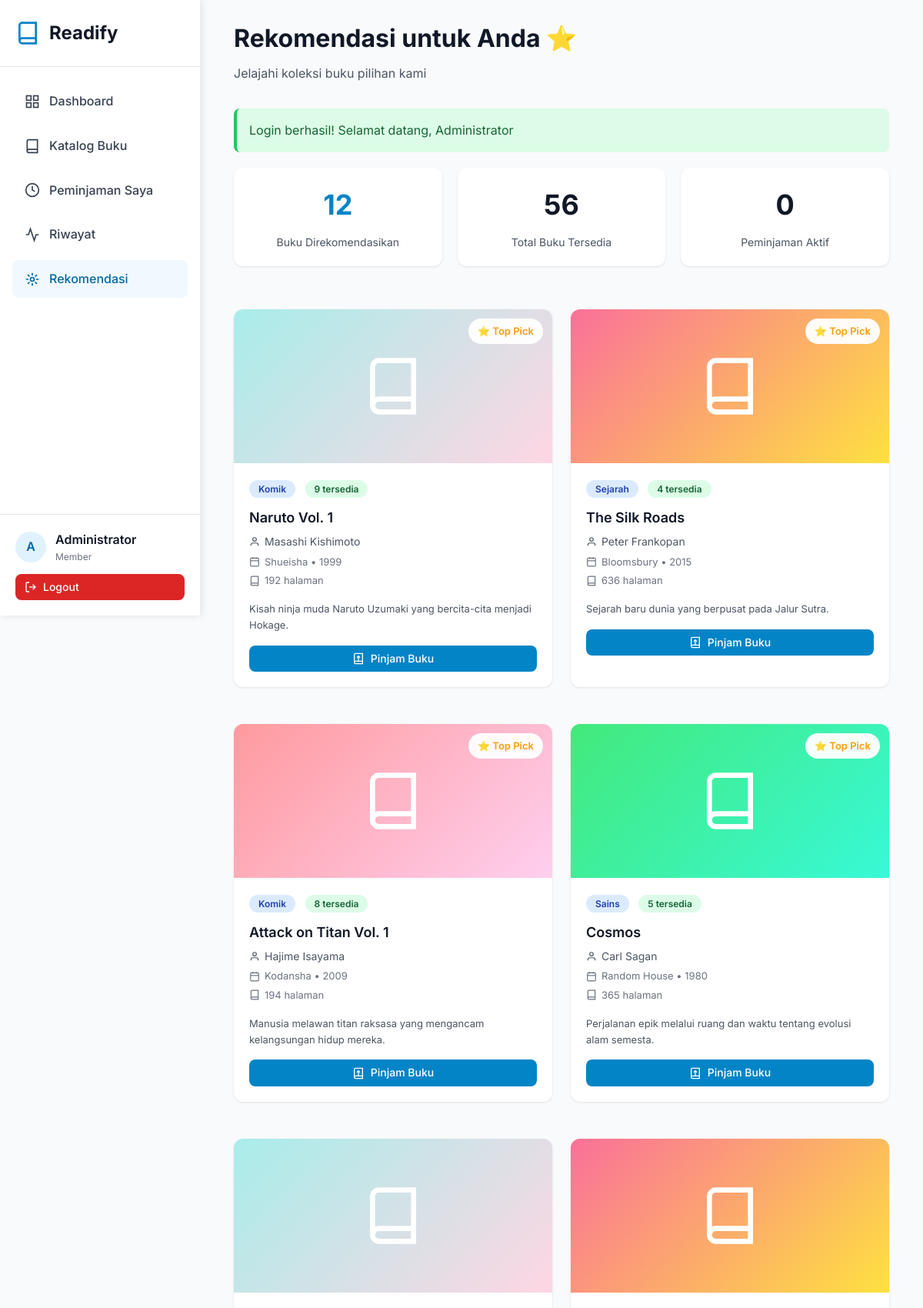
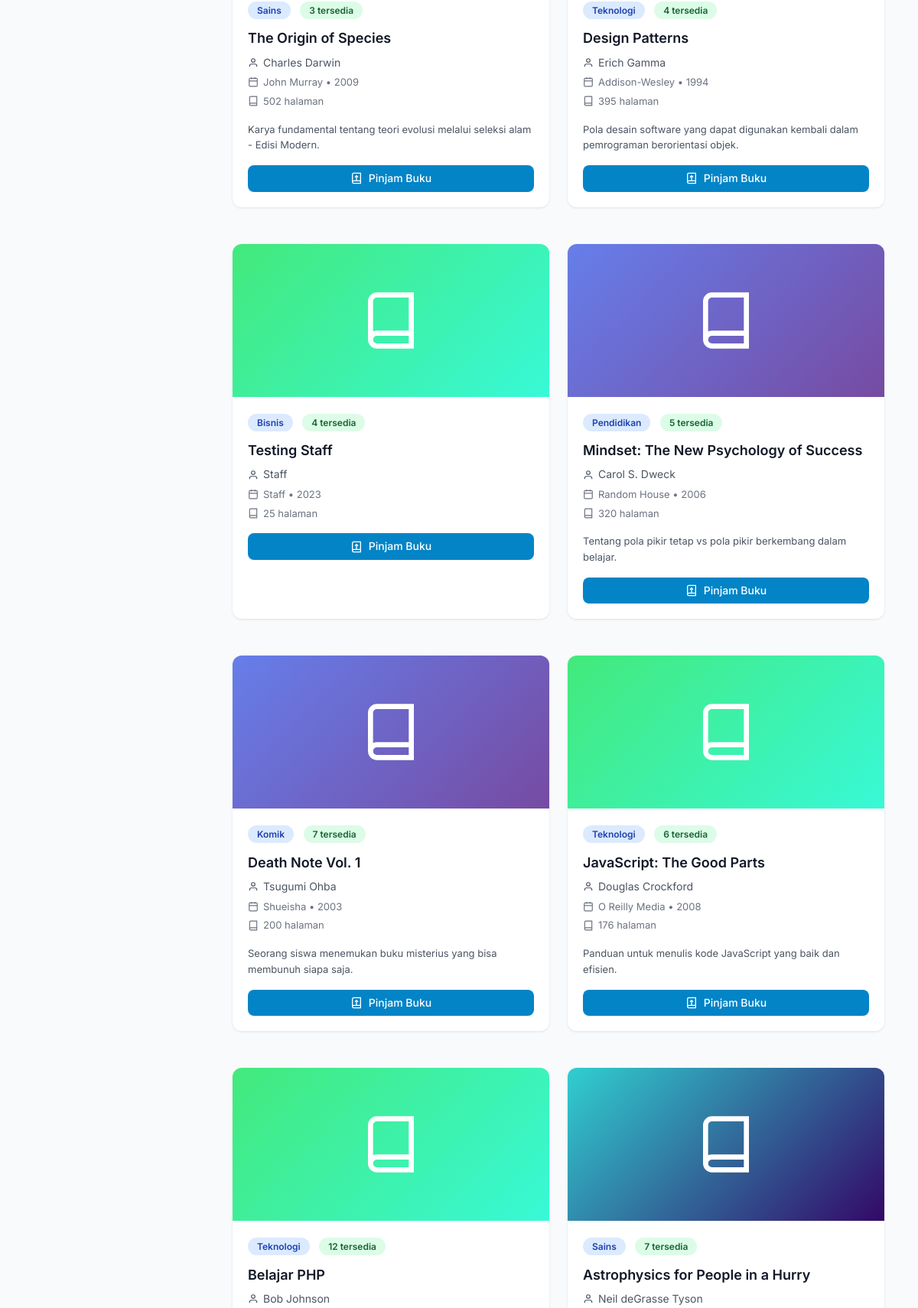
Page /pages/member/recommendations.php (signed in, upper part) on the committed database (2 pictures, top to bottom).
### tables this page shows
CREATE TABLE `users` (
  `id` int NOT NULL AUTO_INCREMENT,
  `name` varchar(100) NOT NULL,
  `email` varchar(100) NOT NULL,
  `phone` varchar(20) DEFAULT NULL,
  `password` varchar(255) NOT NULL,
  `role` enum('admin','staff','member') DEFAULT 'member',
  `created_at` timestamp NULL DEFAULT CURRENT_TIMESTAMP,
  `updated_at` timestamp NULL DEFAULT CURRENT_TIMESTAMP ON UPDATE CURRENT_TIMESTAMP,
  PRIMARY KEY (`id`),
  UNIQUE KEY `email` (`email`)
);

CREATE TABLE `books` (
  `id` int NOT NULL AUTO_INCREMENT,
  `isbn` varchar(20) NOT NULL,
  `title` varchar(255) NOT NULL,
  `author` varchar(100) NOT NULL,
  `publisher` varchar(100) DEFAULT NULL,
  `year` year DEFAULT NULL,
  `category_id` int DEFAULT NULL,
  `stock` int DEFAULT '0',
  `pages` int DEFAULT NULL,
  `description` text,
  `cover_image` varchar(255) DEFAULT NULL,
  `created_at` timestamp NULL DEFAULT CURRENT_TIMESTAMP,
  `updated_at` timestamp NULL DEFAULT CURRENT_TIMESTAMP ON UPDATE CURRENT_TIMESTAMP,
  PRIMARY KEY (`id`),
  UNIQUE KEY `isbn` (`isbn`),
  KEY `category_id` (`category_id`),
  KEY `idx_title` (`title`),
  KEY `idx_author` (`author`),
  KEY `idx_isbn` (`isbn`),
  CONSTRAINT `books_ibfk_1` FOREIGN KEY (`category_id`) REFERENCES `categories` (`id`) ON DELETE SET NULL
);

CREATE TABLE `categories` (
  `id` int NOT NULL AUTO_INCREMENT,
  `name` varchar(50) NOT NULL,
  `description` text,
  `created_at` timestamp NULL DEFAULT CURRENT_TIMESTAMP,
  PRIMARY KEY (`id`),
  UNIQUE KEY `name` (`name`)
);

### pages/member/recommendations.php (the view, shortened to what the rows shown need)
<?php
require_once '../../config/config.php';
$db = new Database();
$user = getCurrentUser();
$member = $db->fetchOne("SELECT * FROM members WHERE user_id = ?", [$user['id']]);
if (!$member) {
    $member = $db->fetchOne("SELECT * FROM members WHERE email = ?", [$user['email']]);
    if ($member) {
        $db->query("UPDATE members SET user_id = ? WHERE id = ?", [$user['id'], $member['id']]);
    } else {
        $lastMember = $db->fetchOne("SELECT member_id FROM members ORDER BY id DESC LIMIT 1");
        $nextNumber = 1;
        if ($lastMember) {
            $nextNumber = intval(substr($lastMember['member_id'], 1)) + 1;
        }
        $newMemberId = 'M' . str_pad($nextNumber, 3, '0', STR_PAD_LEFT);
        $db->query("INSERT INTO members (member_id, user_id, name, email, phone, address, join_date) VALUES (?, ?, ?, ?, ?, ?, CURDATE())",
            [$newMemberId, $user['id'], $user['name'], $user['email'], '-', '-']);
        $member = $db->fetchOne("SELECT * FROM members WHERE user_id = ?", [$user['id']]);
    }
}
$member_id = $member['id'];
$recommendedBooks = [];
if (count($recommendedBooks) < 12) {
    $limit = 12 - count($recommendedBooks);
    $excludePlaceholders = '';
    $params = [$member_id];
    $moreBooks = $db->fetchAll("
        SELECT b.*, c.name as category_name
        FROM books b
        JOIN categories c ON b.category_id = c.id
        WHERE b.id NOT IN (
            SELECT book_id FROM loans
            WHERE member_id = ? AND status IN ('pending', 'approved')
        )
        $excludePlaceholders
        ORDER BY RAND()
        LIMIT $limit
    ", $params);
    $recommendedBooks = array_merge($recommendedBooks, $moreBooks);
}
$colors = [
    ['from' => '#667eea', 'to' => '#764ba2'],
    ['from' => '#f093fb', 'to' => '#f5576c'],
    ['from' => '#4facfe', 'to' => '#00f2fe'],
    ['from' => '#43e97b', 'to' => '#38f9d7'],
    ['from' => '#fa709a', 'to' => '#fee140'],
    ['from' => '#30cfd0', 'to' => '#330867'],
    ['from' => '#a8edea', 'to' => '#fed6e3'],
    ['from' => '#ff9a9e', 'to' => '#fecfef']
];
include_once '../../includes/header.php';
?>
<div class="sidebar">
    <div class="sidebar-logo">
        <h1>Readify</h1>
    </div>
    <div class="sidebar-user">
        <div class="user-info">
            <div class="user-avatar"><?php echo strtoupper(substr($user['name'], 0, 1)); ?></div>
            <div>
                <div class="user-name"><?php echo htmlspecialchars($user['name']); ?></div>
                <div class="user-role">Member</div>
            </div>
        </div>
    </div>
</div>
<div class="main-content">
    <div class="container">
        <h1 class="page-title" style="font-size: 32px; font-weight: 700; margin-bottom: 8px;">Rekomendasi untuk Anda ⭐</h1>
        <?php if (empty($recommendedBooks)): ?>
            <div class="card" style="padding: 60px 20px; text-align: center;">
                <svg width="120" height="120" viewBox="0 0 24 24" fill="none" stroke="currentColor" stroke-width="1.5" style="color: var(--gray-400); margin: 0 auto 24px;">
                    <path d="M4 19.5A2.5 2.5 0 0 1 6.5 17H20"></path>
                    <path d="M6.5 2H20v20H6.5A2.5 2.5 0 0 1 4 19.5v-15A2.5 2.5 0 0 1 6.5 2z"></path>
                </svg>
                <h3 style="color: var(--gray-700); margin-bottom: 12px;">Tidak Ada Rekomendasi</h3>
                <p style="color: var(--gray-500); margin-bottom: 24px;">
                    Mulai pinjam buku untuk mendapatkan rekomendasi yang dipersonalisasi
                </p>
                <a href="<?php echo SITE_URL; ?>/pages/member/books.php" class="btn btn-primary">
                    Jelajahi Katalog Buku
                </a>
            </div>
        <?php else: ?>
            <div style="display: grid; grid-template-columns: repeat(auto-fill, minmax(280px, 1fr)); gap: 24px;">
                <?php foreach ($recommendedBooks as $index => $book):
                    $color = $colors[$book['id'] % count($colors)];
                ?>
                    <div class="card" style="padding: 0; overflow: hidden; transition: transform 0.2s, box-shadow 0.2s;" onmouseover="this.style.transform='translateY(-4px)'; this.style.boxShadow='0 8px 16px rgba(0,0,0,0.1)'" onmouseout="this.style.transform='translateY(0)'; this.style.boxShadow='0 1px 3px rgba(0,0,0,0.1)'">
                        <div style="height: 200px; background: linear-gradient(135deg, <?php echo $color['from']; ?>, <?php echo $color['to']; ?>); display: flex; align-items: center; justify-content: center; position: relative;">
                            <svg width="80" height="80" viewBox="0 0 24 24" fill="none" stroke="white" stroke-width="2">
                                <path d="M4 19.5A2.5 2.5 0 0 1 6.5 17H20"></path>
                                <path d="M6.5 2H20v20H6.5A2.5 2.5 0 0 1 4 19.5v-15A2.5 2.5 0 0 1 6.5 2z"></path>
                            </svg>
                            <?php if ($index < 4): ?>
                                <div style="position: absolute; top: 12px; right: 12px; background: rgba(255,255,255,0.95); color: #f59e0b; padding: 6px 12px; border-radius: 20px; font-size: 13px; font-weight: 600; display: flex; align-items: center; gap: 4px;">
                                    ⭐ Top Pick
                                </div>
                            <?php endif; ?>
                        </div>
                        <div style="padding: 20px;">
                            <div style="margin-bottom: 12px;">
                                <span class="badge badge-info"><?php echo htmlspecialchars($book['category_name'] ?? 'Umum'); ?></span>
                                <span class="badge <?php echo $book['stock'] <= 2 ? 'badge-warning' : 'badge-success'; ?>" style="margin-left: 8px;">
                                    <?php echo $book['stock']; ?> tersedia
                                </span>
                            </div>
                            <h3 style="font-size: 18px; font-weight: 600; margin-bottom: 8px; color: var(--gray-900); line-height: 1.4;">
                                <?php echo htmlspecialchars($book['title']); ?>
                            </h3>
                            <p style="color: var(--gray-600); font-size: 14px; margin-bottom: 4px; display: flex; align-items: center; gap: 6px;">
                                <svg width="14" height="14" viewBox="0 0 24 24" fill="none" stroke="currentColor" stroke-width="2">
                                    <path d="M20 21v-2a4 4 0 0 0-4-4H8a4 4 0 0 0-4 4v2"></path>
                                    <circle cx="12" cy="7" r="4"></circle>
                                </svg>
                                <?php echo htmlspecialchars($book['author']); ?>
                            </p>
                            <p style="color: var(--gray-500); font-size: 13px; margin-bottom: 4px; display: flex; align-items: center; gap: 6px;">
                                <svg width="14" height="14" viewBox="0 0 24 24" fill="none" stroke="currentColor" stroke-width="2">
                                    <rect x="3" y="4" width="18" height="18" rx="2" ry="2"></rect>
                                    <line x1="16" y1="2" x2="16" y2="6"></line>
                                    <line x1="8" y1="2" x2="8" y2="6"></line>
                                    <line x1="3" y1="10" x2="21" y2="10"></line>
                                </svg>
                                <?php echo $book['publisher']; ?> • <?php echo $book['year']; ?>
                            </p>
                            <p style="color: var(--gray-500); font-size: 13px; margin-bottom: 16px; display: flex; align-items: center; gap: 6px;">
                                <svg width="14" height="14" viewBox="0 0 24 24" fill="none" stroke="currentColor" stroke-width="2">
                                    <path d="M4 19.5A2.5 2.5 0 0 1 6.5 17H20"></path>
                                    <path d="M6.5 2H20v20H6.5A2.5 2.5 0 0 1 4 19.5v-15A2.5 2.5 0 0 1 6.5 2z"></path>
                                </svg>
                                <?php echo $book['pages']; ?> halaman
                            </p>
                            <?php if (!empty($book['description'])): ?>
                                <p style="color: var(--gray-600); font-size: 13px; line-height: 1.6; margin-bottom: 16px; max-height: 4.8em; overflow: hidden; text-overflow: ellipsis; display: -webkit-box; -webkit-line-clamp: 3; line-clamp: 3; -webkit-box-orient: vertical;">
                                    <?php echo htmlspecialchars($book['description']); ?>
                                </p>
                            <?php endif; ?>
                            <a href="<?php echo SITE_URL; ?>/pages/member/borrow.php?book_id=<?php echo $book['id']; ?>"
                               class="btn btn-primary btn-sm"
                               style="width: 100%; display: flex; align-items: center; justify-content: center; gap: 8px;">
                                <svg width="16" height="16" viewBox="0 0 24 24" fill="none" stroke="currentColor" stroke-width="2">
                                    <path d="M4 19.5A2.5 2.5 0 0 1 6.5 17H20"></path>
                                    <path d="M6.5 2H20v20H6.5A2.5 2.5 0 0 1 4 19.5v-15A2.5 2.5 0 0 1 6.5 2z"></path>
                                    <path d="M12 7v10"></path>
                                    <path d="M9 10l3-3 3 3"></path>
                                </svg>
                                Pinjam Buku
                            </a>
                        </div>
                    </div>
                <?php endforeach; ?>
            </div>
        <?php endif; ?>
    </div>
    <?php include_once '../../includes/footer.php'; ?>

### rows in the picture
users: name "A", name "Administrator"
books: shows "⭐ Top Pick", category.name "Komik", stock "9", title "Naruto Vol. 1", author "Masashi Kishimoto", publisher "Shueisha", year "1999", pages "192", description "Kisah ninja muda Naruto Uzumaki yang bercita-cita menjadi Hokage."
books: shows "⭐ Top Pick", category.name "Sejarah", stock "4", title "The Silk Roads", author "Peter Frankopan", publisher "Bloomsbury", year "2015", pages "636", description "Sejarah baru dunia yang berpusat pada Jalur Sutra."
books: shows "⭐ Top Pick", category.name "Komik", stock "8", title "Attack on Titan Vol. 1", author "Hajime Isayama", publisher "Kodansha", year "2009", pages "194", description "Manusia melawan titan raksasa yang mengancam kelangsungan hidup mereka."
books: shows "⭐ Top Pick", category.name "Sains", stock "5", title "Cosmos", author "Carl Sagan", publisher "Random House", year "1980", pages "365", description "Perjalanan epik melalui ruang dan waktu tentang evolusi alam semesta."
books: category.name "Sains", stock "3", title "The Origin of Species", author "Charles Darwin", publisher "John Murray", year "2009", pages "502", description "Karya fundamental tentang teori evolusi melalui seleksi alam - Edisi Modern."
books: category.name "Teknologi", stock "4", title "Design Patterns", author "Erich Gamma", publisher "Addison-Wesley", year "1994", pages "395", description "Pola desain software yang dapat digunakan kembali dalam pemrograman berorientasi objek."
books: category.name "Bisnis", stock "4", title "Testing Staff", author "Staff", publisher "Staff", year "2023", pages "25"
books: category.name "Pendidikan", stock "5", title "Mindset: The New Psychology of Success", author "Carol S. Dweck", publisher "Random House", year "2006", pages "320", description "Tentang pola pikir tetap vs pola pikir berkembang dalam belajar."
books: category.name "Komik", stock "7", title "Death Note Vol. 1", author "Tsugumi Ohba", publisher "Shueisha", year "2003", pages "200", description "Seorang siswa menemukan buku misterius yang bisa membunuh siapa saja."
books: category.name "Teknologi", stock "6", title "JavaScript: The Good Parts", author "Douglas Crockford", publisher "O Reilly Media", year "2008", pages "176", description "Panduan untuk menulis kode JavaScript yang baik dan efisien."
books: category.name "Teknologi", stock "12", title "Belajar PHP", author "Bob Johnson"
books: category.name "Sains", stock "7", title "Astrophysics for People in a Hurry", author "Neil deGrasse Tyson"

### other values in the picture
$flash['message'] "Login berhasil! Selamat datang, Administrator"
count($recommendedBooks) "12"
$totalBooksAvailable "56"
$activeLoans "0"
